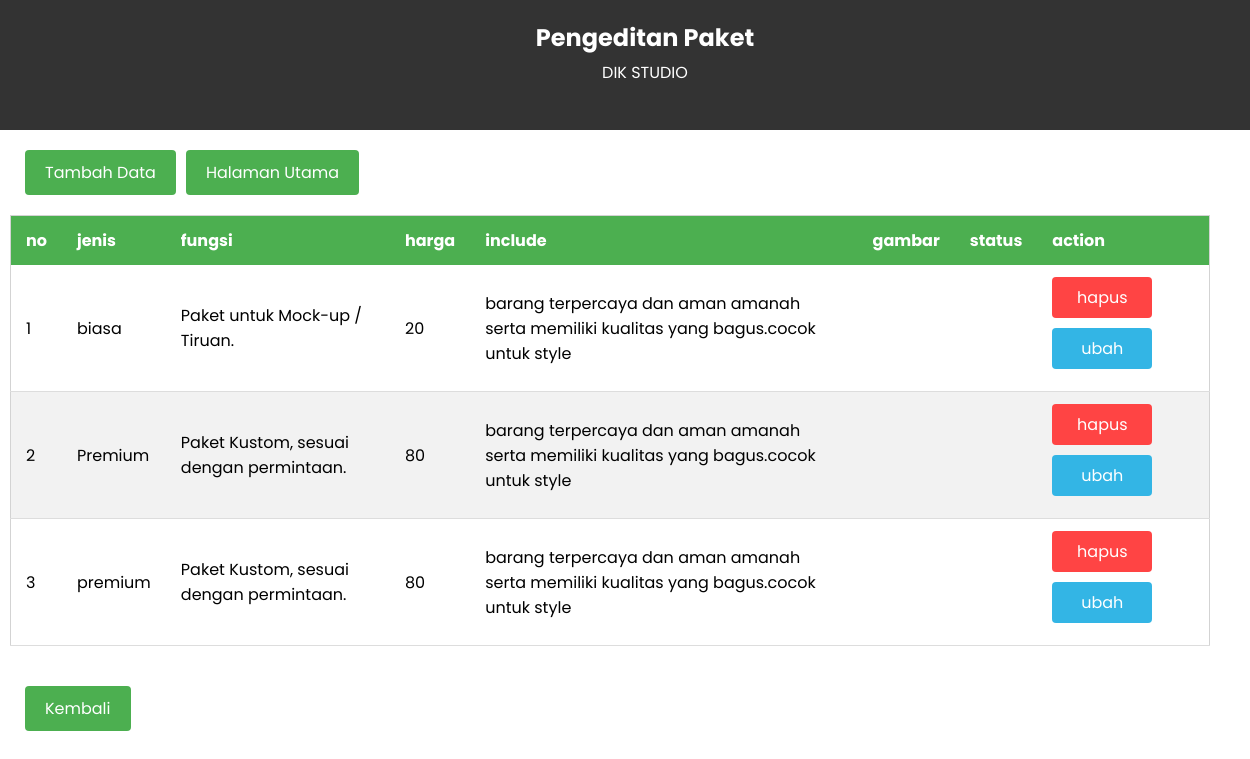
The app's page /admin.php (signed in) with its own data.
### tables this page shows
CREATE TABLE `paket` (
  `id` int(11) NOT NULL,
  `jenis` varchar(100) NOT NULL,
  `fungsi` varchar(100) NOT NULL,
  `harga` int(100) NOT NULL,
  `include` varchar(1000) NOT NULL
);

### web/admin.php (the view, shortened to what this page needs)
<?php
require "config.php" ;
$paket_test = mysqli_query($mysqli,"SELECT * FROM paket") ;
$paket = [] ;
while($rot = mysqli_fetch_assoc($paket_test)){
    $paket[] = $rot ;
}
$i = 1;
?>
<!DOCTYPE html>
<html lang="en">
<head>
</head>
<body>
    <div class="header">
        <h1>Pengeditan Paket</h1>
        <p>DIK STUDIO</p>
        <div class="navbar">
        </div>
    </div>
    <div class="container">
        <div style="display:flex;">
            <div>
                <a class="btn-add" href="tambah.php">Tambah Data</a>
            </div>
            <div style="margin-left:10px;">
                <a class="btn-add" href="index.php">Halaman Utama</a>
            </div>
        </div>
        <table>
            <thead>
                <tr>
                    <th>no</th>
                    <th>jenis</th>
                    <th>fungsi</th>
                    <th>harga</th>
                    <th>include</th>
                    <th>gambar</th>
                    <th>status</th>
                    <th>action</th>
                </tr>
            </thead>
            <tbody>
                <?php foreach($paket as $r) :?>
                <tr>
                    <td><?= $i ;?></td>
                    <?php $i++ ;?>
                    <td><?= $r['jenis'] ;?></td>
                    <td><?= $r['fungsi'] ;?></td>
                    <td><?= $r['harga'] ;?></td>
                    <td><?= $r['include'] ;?></td>
                    <td>
                    </td>
                    <td><?= $r['status_penjualan'] ;?></td>
                    <td>
                        <a class="button button-delete" href="hapus.php?id=<?= $r['id'] ;?>">hapus</a>
                        <a class="button button-edit" href="ubah.php?id=<?= $r['id'] ;?>">ubah</a>
                    </td>
                </tr>
                <?php endforeach ;?>
            </tbody>
        </table>
    </div>
    <div class="container">
        <a class="btn-add" href="login.php">Kembali</a>
</body>
</html>

### web/admin.php (style rules this page uses)
* { font-family: 'poppins'; }
body { margin: 0; padding: 0; }
.header { background-color: #333; color: #fff; padding: 20px; text-align: center; position: relative; width: 100%; }
.header h1 { margin: 0; font-size: 24px; }
.header p { margin: 5px 0; font-size: 16px; }
.navbar { background-color: #333; padding: 10px; display: flex; justify-content: center; }
.container { max-width: 1200px; margin: 0 auto; padding: 20px; }
table { width: 100%; border-collapse: collapse; margin-top: 20px; margin-left: -15px; margin-right: -15px; border: 1px solid lightgray; }
th, td { padding: 12px 15px; text-align: left; }
th { background-color: #4CAF50; color: #fff; }
tr:nth-child(even) { background-color: #f2f2f2; }
td { border-bottom: 1px solid #ddd; }
.btn-add { display: inline-block; background-color: #4CAF50; color: #fff; padding: 10px 20px; border: none; border-radius: 4px; font-size: 16px; cursor: pointer; transition: background-color 0.3s ease; text-decoration: none; }
.button { display: inline-block; width: 100px; text-align: center; padding-block: 8px; font-size: 16px; border-radius: 4px; text-decoration: none; transition: background-color 0.3s ease; cursor: pointer; color: white; margin-bottom: 10px; }
.button-delete { background-color: #ff4444; border: none; }
.button-edit { background-color: #33b5e5; border: none; }

### records on screen
paket: jenis "biasa", fungsi "Paket untuk Mock-up / Tiruan.", harga "20", include "barang terpercaya dan aman amanah serta memiliki kualitas yang bagus.cocok untuk style"
paket: jenis "Premium", fungsi "Paket Kustom, sesuai dengan permintaan.", harga "80", include "barang terpercaya dan aman amanah serta memiliki kualitas yang bagus.cocok untuk style"
paket: jenis "premium", fungsi "Paket Kustom, sesuai dengan permintaan.", harga "80", include "barang terpercaya dan aman amanah serta memiliki kualitas yang bagus.cocok untuk style"
